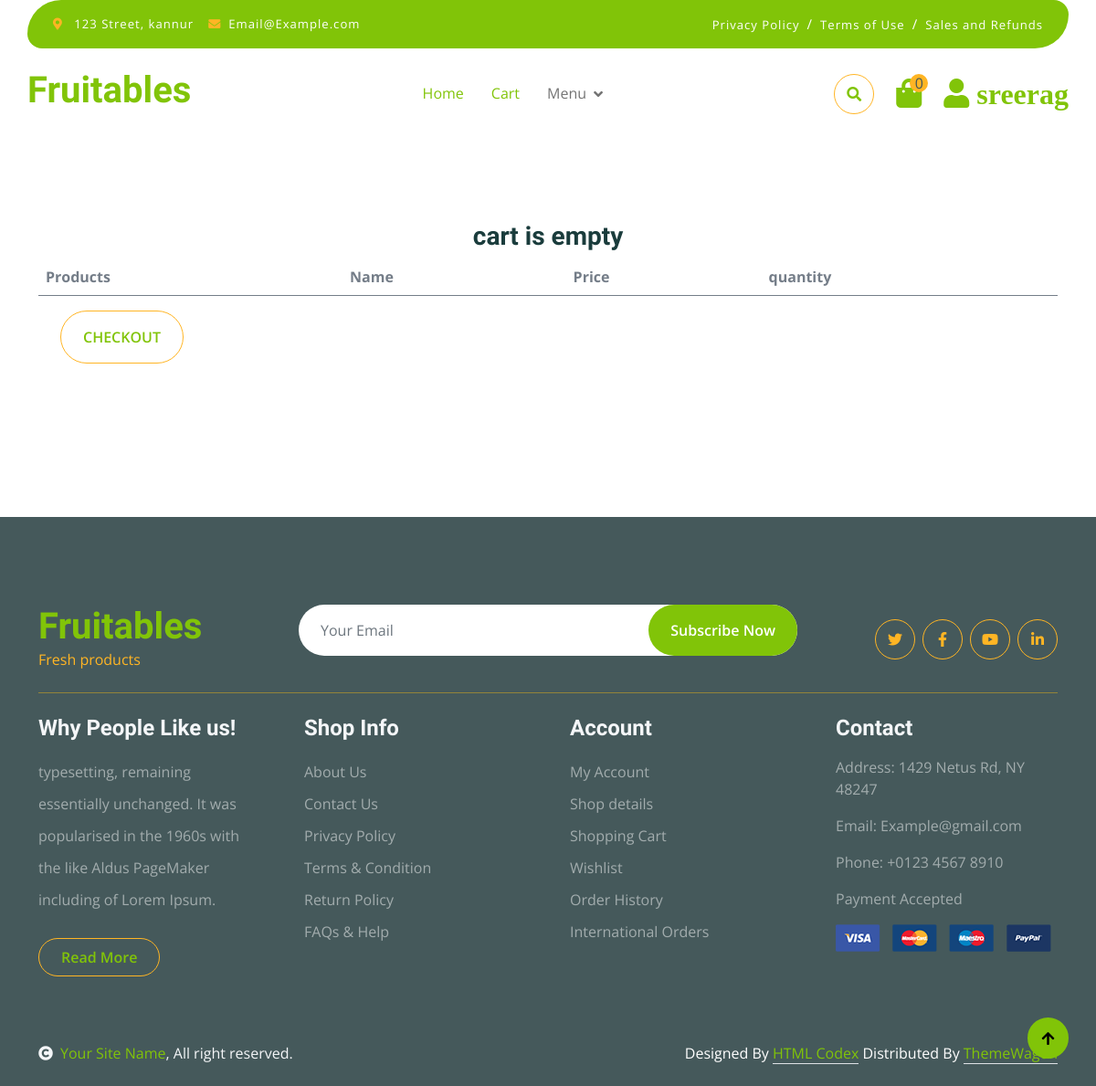
The app's page /cart/ (signed in), older data.
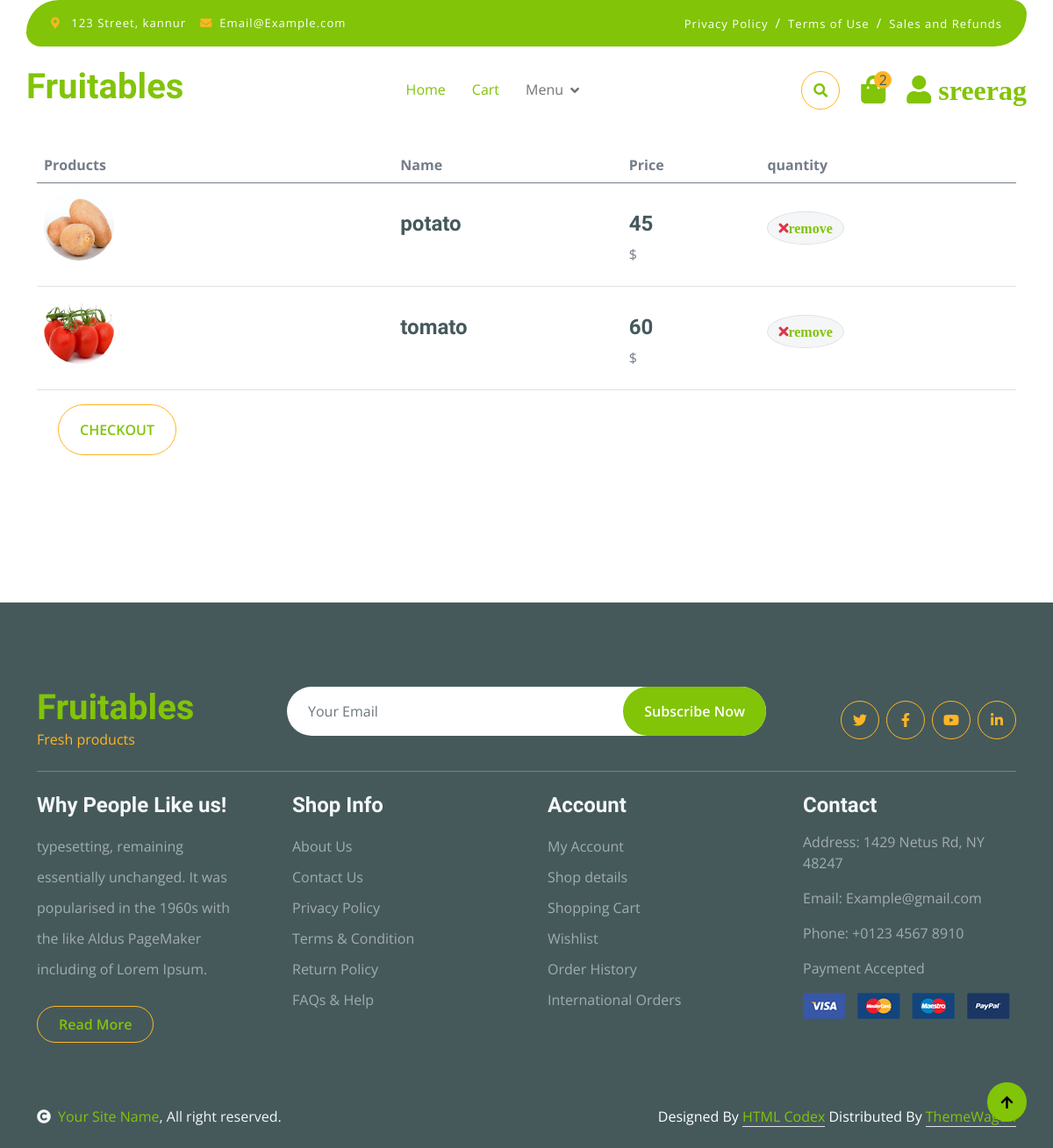
The same page, newer data.
### cart/models.py (models this page shows, shortened)
class Cart(models.Model):
    product = models.ForeignKey(
        Product, on_delete=models.CASCADE, blank=True, null=True)
    user = models.ForeignKey(
        User, on_delete=models.CASCADE, blank=True, null=True)
    qty = models.IntegerField(default=1)
    total = models.IntegerField(blank=True, null=True)
    order_complted=models.BooleanField(default=False)

### app/models.py (models this page shows)
class Product(models.Model):
    name = models.CharField(max_length=50, blank=True, null=True)
    desc = models.TextField(blank=True, null=True)
    price = models.IntegerField(blank=True, null=True)
    image = models.ImageField(
        upload_to='images', default='image not available')
    thumbnails = models.ImageField(upload_to='thumbnail', blank=True)
    categ = models.ForeignKey(
        'category', on_delete=models.CASCADE, blank=True, null=True)
    created = models.DateTimeField(auto_now=True)
    def __str__(self):
        return self.name
    class Meta:
        ordering = ['-created']

### cart/views.py (the view)
# urls.py: path('',cart,name='cart'),
def cart(request, *args, **kwargs):
    cart = Cart.objects.filter(user=request.user).filter(order_complted=False)
    cart_count = cart.count()
    if cart_count == 0:
        messages.info(request, "cart is empty")
    cart_total = 0
    for i in cart:
        cart_total = cart_total+i.total
    context = {'cart': cart, 'cart_count': cart_count,
               'cart_total': cart_total}
    return render(request, 'cart.html', context)

### templates/cart.html (shortened to what this page needs)
   {% extends 'index.html' %}
   {% block cart %}
     <br>
     <br>
     <br>
   <div class="container-fluid py-5 ">
    <div class="container py-5">
        <form action="{% url 'checkout' %}" method="GET"> {% csrf_token %}
        <div class="table-responsive">
            <table class="table">
                <thead>
                  <tr>
                    <th scope="col">Products</th>
                    <th scope="col">Name</th>
                    <th scope="col">Price</th>
                    <th scope="col">quantity</th>
                  </tr>
                </thead>
                <tbody>
                    {% include "messages.html" %}
                    {% for i in cart  %}
                    <tr>
                        <th scope="row p-5">
                            <div class="d-flex align-items-center">
                                <img src="{{i.product.image.url}}" class="img-fluid me-5 rounded-circle" style="width: 80px; height: 80px;" alt="">
                            </div>
                        </th>
                        <td>
                            <p class="mb-0 mt-4"><h4>{{i.product}}</h4></p>
                        </td>
                        <td>
                            <p class="mb-0 mt-4"><h4>{{i.product.price}} </h4>$</p>
                        </td>
                        <td>
                            <button class="btn btn-md rounded-circle bg-light border mt-4" type="" >
                                <i class="fa fa-times text-danger"><a href="{% url 'remove-from-cart' i.id %}">remove</a></i>
                            </button>
                        </td>
                    </tr>
                    {% endfor %}
                </tbody>
            </table>
            <button class="btn border-secondary rounded-pill px-4 py-3 text-primary text-uppercase mb-4 ms-4" type="submit">checkout
            </button>
        </div>
    </form>
                </div>
            </div>
{% endblock cart %}

### templates/index.html (shortened to what this page needs)
{% load static %}
<!DOCTYPE html>
<html lang="en">
  <head>
    <link
      rel="stylesheet"
      href="https://use.fontawesome.com/releases/v5.15.4/css/all.css"
    />
    <link
      href="https://cdn.jsdelivr.net/npm/bootstrap-icons@1.4.1/font/bootstrap-icons.css"
      rel="stylesheet"
    />
    <link
      href="{% static 'lib/lightbox/css/lightbox.min.css' %}"
      rel="stylesheet"
    />
    <link
      href="{% static 'lib/owlcarousel/assets/owl.carousel.min.css' %}"
      rel="stylesheet"
    />
    <link href="{% static 'css1/bootstrap.min.css' %}" rel="stylesheet" />
    <link href="{% static 'css1/style.css' %}" rel="stylesheet" />
  </head>
  <body>
    <div class="container-fluid fixed-top">
      <div class="container topbar bg-primary d-none d-lg-block">
        <div class="d-flex justify-content-between">
          <div class="top-info ps-2">
            <small class="me-3"
              ><i class="fas fa-map-marker-alt me-2 text-secondary"></i>
              <a href="#" class="text-white">123 Street, kannur</a></small
            >
            <small class="me-3"
              ><i class="fas fa-envelope me-2 text-secondary"></i
              ><a href="#" class="text-white">Email@Example.com</a></small
            >
          </div>
          <div class="top-link pe-2">
            <a href="#" class="text-white"
              ><small class="text-white mx-2">Privacy Policy</small>/</a
            >
            <a href="#" class="text-white"
              ><small class="text-white mx-2">Terms of Use</small>/</a
            >
            <a href="#" class="text-white"
              ><small class="text-white ms-2">Sales and Refunds</small></a
            >
          </div>
        </div>
      </div>
      <div class="container px-0">
        <nav class="navbar navbar-light bg-white navbar-expand-xl">
          <a href="index.html" class="navbar-brand"
            ><h1 class="text-primary display-6">Fruitables</h1></a
          >
          <div class="collapse navbar-collapse bg-white" id="navbarCollapse">
            <div class="navbar-nav mx-auto">
              <a href="{% url 'index' %}" class="nav-item nav-link active">Home</a>
              <a href="{% url 'cart' %}" class="nav-item nav-link active">Cart</a>
              <div class="nav-item dropdown">
                <a
                  href="#"
                  class="nav-link dropdown-toggle"
                  data-bs-toggle="dropdown"
                  >Menu</a
                >
              </div>
            </div>
            <div class="d-flex m-3 me-0">
              <button
                class="btn-search btn border border-secondary btn-md-square rounded-circle bg-white me-4"
                data-bs-toggle="modal"
                data-bs-target="#searchModal"
              >
                <i class="fas fa-search text-primary"></i>
              </button>
              <a href="{% url 'cart' %}" class="position-relative me-4 my-auto">
                <i class="fa fa-shopping-bag fa-2x"></i>
                <span
                  class="position-absolute bg-secondary rounded-circle d-flex align-items-center justify-content-center text-dark px-1"
                  style="top: -5px; left: 15px; height: 20px; min-width: 20px"
                  >{{cart_count}}</span
                >
              </a>
              <a href="{% url 'userdetails' %}" class="my-auto">
                <i class="fas fa-user fa-2x"> {{request.user}}</i>
              </a>
            </div>
          </div>
        </nav>
      </div>
    </div>
    {% include "messages.html" %}
    {% block cart %}
    {% endblock cart %}
    <div class="container-fluid bg-dark text-white-50 footer pt-5 mt-5">
      <div class="container py-5">
        <div
          class="pb-4 mb-4"
          style="border-bottom: 1px solid rgba(226, 175, 24, 0.5)"
        >
          <div class="row g-4">
            <div class="col-lg-3">
              <a href="#">
                <h1 class="text-primary mb-0">Fruitables</h1>
                <p class="text-secondary mb-0">Fresh products</p>
              </a>
            </div>
            <div class="col-lg-6">
              <div class="position-relative mx-auto">
                <input
                  class="form-control border-0 w-100 py-3 px-4 rounded-pill"
                  type="number"
                  placeholder="Your Email"
                />
                <button
                  type="submit"
                  class="btn btn-primary border-0 border-secondary py-3 px-4 position-absolute rounded-pill text-white"
                  style="top: 0; right: 0"
                >
                  Subscribe Now
                </button>
              </div>
            </div>
            <div class="col-lg-3">
              <div class="d-flex justify-content-end pt-3">
                <a
                  class="btn btn-outline-secondary me-2 btn-md-square rounded-circle"
                  href=""
                  ><i class="fab fa-twitter"></i
                ></a>
                <a
                  class="btn btn-outline-secondary me-2 btn-md-square rounded-circle"
                  href=""
                  ><i class="fab fa-facebook-f"></i
                ></a>
                <a
                  class="btn btn-outline-secondary me-2 btn-md-square rounded-circle"
                  href=""
                  ><i class="fab fa-youtube"></i
                ></a>
                <a
                  class="btn btn-outline-secondary btn-md-square rounded-circle"
                  href=""
                  ><i class="fab fa-linkedin-in"></i
                ></a>
              </div>
            </div>
          </div>
        </div>
        <div class="row g-5">
          <div class="col-lg-3 col-md-6">
            <div class="footer-item">
              <h4 class="text-light mb-3">Why People Like us!</h4>
              <p class="mb-4">
                typesetting, remaining essentially unchanged. It was popularised
                in the 1960s with the like Aldus PageMaker including of Lorem
                Ipsum.
              </p>
              <a
                href=""
                class="btn border-secondary py-2 px-4 rounded-pill text-primary"
                >Read More</a
              >
            </div>
          </div>
          <div class="col-lg-3 col-md-6">
            <div class="d-flex flex-column text-start footer-item">
              <h4 class="text-light mb-3">Shop Info</h4>
              <a class="btn-link" href="">About Us</a>
              <a class="btn-link" href="">Contact Us</a>
              <a class="btn-link" href="">Privacy Policy</a>
              <a class="btn-link" href="">Terms & Condition</a>
              <a class="btn-link" href="">Return Policy</a>
              <a class="btn-link" href="">FAQs & Help</a>
            </div>
          </div>
          <div class="col-lg-3 col-md-6">
            <div class="d-flex flex-column text-start footer-item">
              <h4 class="text-light mb-3">Account</h4>
              <a class="btn-link" href="">My Account</a>
              <a class="btn-link" href="">Shop details</a>
              <a class="btn-link" href="">Shopping Cart</a>
              <a class="btn-link" href="">Wishlist</a>
              <a class="btn-link" href="">Order History</a>
              <a class="btn-link" href="">International Orders</a>
            </div>
          </div>
          <div class="col-lg-3 col-md-6">
            <div class="footer-item">
              <h4 class="text-light mb-3">Contact</h4>
              <p>Address: 1429 Netus Rd, NY 48247</p>
              <p>Email: Example@gmail.com</p>
              <p>Phone: +0123 4567 8910</p>
              <p>Payment Accepted</p>
              <img
                src="{% static 'img/payment.png' %}"
                class="img-fluid"
                alt=""
              />
            </div>
          </div>
        </div>
      </div>
    </div>
    <div class="container-fluid copyright bg-dark py-4">
      <div class="container">
        <div class="row">
          <div class="col-md-6 text-center text-md-start mb-3 mb-md-0">
            <span class="text-light"
              ><a href="#"
                ><i class="fas fa-copyright text-light me-2"></i>Your Site
                Name</a
              >, All right reserved.</span
            >
          </div>
          <div class="col-md-6 my-auto text-center text-md-end text-white">
            Designed By
            <a class="border-bottom" href="https://htmlcodex.com">HTML Codex</a>
            Distributed By
            <a class="border-bottom" href="https://themewagon.com"
              >ThemeWagon</a
            >
          </div>
        </div>
      </div>
    </div>
    <a
      href="#"
      class="btn btn-primary border-3 border-primary rounded-circle back-to-top"
      ><i class="fa fa-arrow-up"></i
    ></a>
  </body>
</html>

### templates/messages.html
{% for message in messages %}
    <h3  class="mt-3"  style="display: flex;justify-content: center;color: rgb(26, 60, 60);">{{message}}</h3>
    {% endfor %}

### static/css1/style.css (style rules this page uses)
.back-to-top { position: fixed; right: 30px; bottom: 30px; display: flex; width: 45px; height: 45px; align-items: center; justify-content: center; transition: 0.5s; z-index: 99; }
.btn { font-weight: 600; transition: .5s; }
.btn-md-square { width: 44px; height: 44px; }
.btn-square, .btn-sm-square, .btn-md-square, .btn-lg-square { padding: 0; display: flex; align-items: center; justify-content: center; font-weight: normal; }
.btn.border-secondary { transition: 0.5s; }
.fixed-top { transition: 0.5s; background: var(--bs-white); border: 0; }
.topbar { padding: 20px; border-radius: 230px 100px; }
.topbar .top-info { font-size: 15px; line-height: 0; letter-spacing: 1px; display: flex; align-items: center; }
.topbar .top-link { font-size: 15px; line-height: 0; letter-spacing: 1px; display: flex; align-items: center; }
.topbar .top-link a { letter-spacing: 1px; }
.navbar .navbar-nav .nav-link { padding: 10px 15px; font-size: 16px; transition: .5s; }
.navbar { height: 100px; border-bottom: 1px solid rgba(255, 255, 255, .1); }
.navbar .navbar-nav .nav-link:hover, .navbar .navbar-nav .nav-link.active, .fixed-top.bg-white .navbar .navbar-nav .nav-link:hover, .fixed-top.bg-white .navbar .navbar-nav .nav-link.active { color: var(--bs-primary); }
.navbar .dropdown-toggle::after { border: none; content: "\f107"; font-family: "Font Awesome 5 Free"; font-weight: 700; vertical-align: middle; margin-left: 8px; }
.footer .footer-item .btn-link { line-height: 35px; color: rgba(255, 255, 255, .5); transition: 0.5s; }
.footer .footer-item p.mb-4 { line-height: 35px; }

Row changes from the older to the newer data that the page shows:
added Cart: product.image (picture), product "potato", product.price "45"
added Cart: product.image (picture), product "tomato", product.price "60"
Text that changed along with them:
{{ cart_count }}: "0" → "2"
list line gone: "cart is empty"
